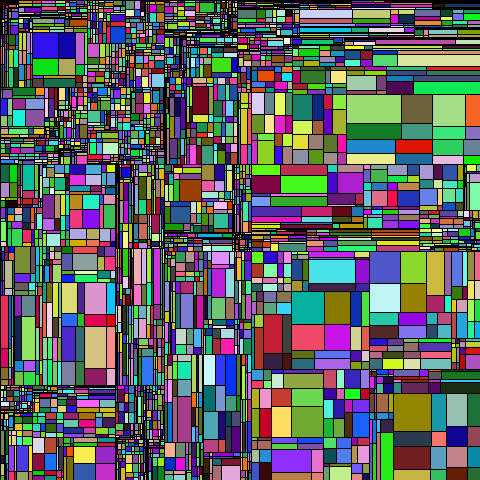
Frame 1 (no input)
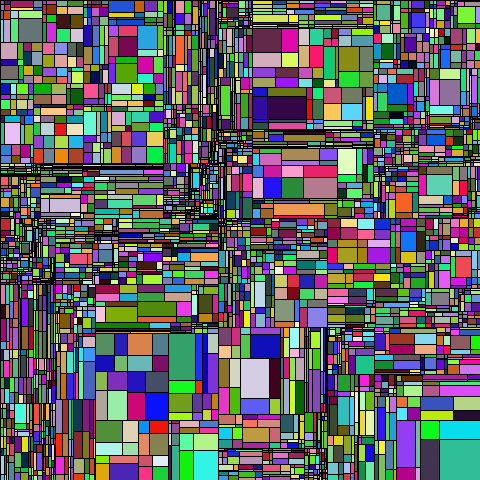
Frame 2 (the mouse pressed at the canvas centre, redrawn once)

The Processing sketch that drew these frames (run headless with seeded random() and noise(); the mouse was pressed at the canvas centre and the sketch redrawn once):

// Processing sketch: processing_48849
// ── processing_48849.pde

void setup(){
  size(480, 480);
  smooth();
  noLoop();
}
void draw(){
  drawRect(0,0, width, height, 7);
  save("gasket.tif");
}
void drawRect(float x, float y, float a, float b, int num){
  fill(random(0, 255),random(0, 255), random(0, 255));
  rect(x, y, a, b);
  float r = random(0.2, 0.8);
  num = num -1;
  if(num > 0){
    drawRect(x, y, r*a, r*b, num);
    drawRect(x + r * a, y, (1-r)*a, r*b, num);
    drawRect(x , y+ r * b, r*a, (1-r)*b, num);
    drawRect(x + r * a, y+ r * b, (1-r)*a, (1-r)*b, num);
  }
}
  
